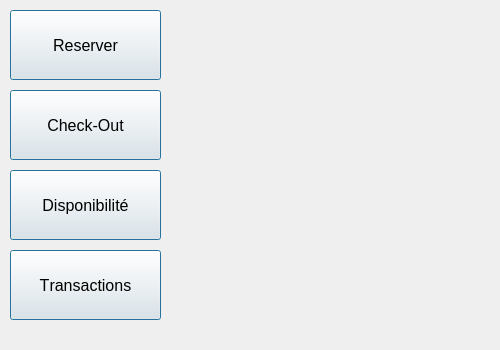
<?xml version="1.0" encoding="UTF-8"?>
<ui version="4.0">
 <class>MainWindow</class>
 <widget class="QMainWindow" name="MainWindow">
  <property name="geometry">
   <rect>
    <x>0</x>
    <y>0</y>
    <width>500</width>
    <height>350</height>
   </rect>
  </property>
  <property name="font">
   <font>
    <kerning>false</kerning>
   </font>
  </property>
  <property name="windowTitle">
   <string>Hotel Management 1.0</string>
  </property>
  <widget class="QWidget" name="centralWidget">
   <widget class="QLabel" name="imgLabel">
    <property name="geometry">
     <rect>
      <x>160</x>
      <y>0</y>
      <width>340</width>
      <height>351</height>
     </rect>
    </property>
    <property name="text">
     <string/>
    </property>
   </widget>
   <widget class="QLabel" name="label">
    <property name="geometry">
     <rect>
      <x>30</x>
      <y>330</y>
      <width>101</width>
      <height>16</height>
     </rect>
    </property>
    <property name="font">
     <font>
      <pointsize>10</pointsize>
      <kerning>false</kerning>
     </font>
    </property>
    <property name="text">
     <string/>
    </property>
   </widget>
   <widget class="QPushButton" name="btnRoomBooking">
    <property name="geometry">
     <rect>
      <x>10</x>
      <y>10</y>
      <width>151</width>
      <height>70</height>
     </rect>
    </property>
    <property name="font">
     <font>
      <pointsize>12</pointsize>
      <kerning>false</kerning>
     </font>
    </property>
    <property name="text">
     <string>Reserver</string>
    </property>
    <property name="autoDefault">
     <bool>true</bool>
    </property>
    <property name="default">
     <bool>true</bool>
    </property>
    <property name="flat">
     <bool>false</bool>
    </property>
   </widget>
   <widget class="QPushButton" name="btnRoomCheckout">
    <property name="geometry">
     <rect>
      <x>10</x>
      <y>90</y>
      <width>151</width>
      <height>70</height>
     </rect>
    </property>
    <property name="font">
     <font>
      <pointsize>12</pointsize>
      <kerning>false</kerning>
     </font>
    </property>
    <property name="text">
     <string>Check-Out</string>
    </property>
    <property name="default">
     <bool>true</bool>
    </property>
    <property name="flat">
     <bool>false</bool>
    </property>
   </widget>
   <widget class="QPushButton" name="btnCheckAvailability">
    <property name="geometry">
     <rect>
      <x>10</x>
      <y>170</y>
      <width>151</width>
      <height>70</height>
     </rect>
    </property>
    <property name="font">
     <font>
      <pointsize>12</pointsize>
      <kerning>false</kerning>
     </font>
    </property>
    <property name="text">
     <string>Disponibilité</string>
    </property>
    <property name="autoDefault">
     <bool>true</bool>
    </property>
    <property name="default">
     <bool>true</bool>
    </property>
    <property name="flat">
     <bool>false</bool>
    </property>
   </widget>
   <widget class="QPushButton" name="bntTransaction">
    <property name="geometry">
     <rect>
      <x>10</x>
      <y>250</y>
      <width>151</width>
      <height>70</height>
     </rect>
    </property>
    <property name="font">
     <font>
      <pointsize>12</pointsize>
      <kerning>false</kerning>
     </font>
    </property>
    <property name="text">
     <string>Transactions</string>
    </property>
    <property name="autoDefault">
     <bool>true</bool>
    </property>
    <property name="default">
     <bool>true</bool>
    </property>
    <property name="flat">
     <bool>false</bool>
    </property>
   </widget>
  </widget>
 </widget>
 <layoutdefault spacing="6" margin="11"/>
 <resources/>
 <connections/>
</ui>
